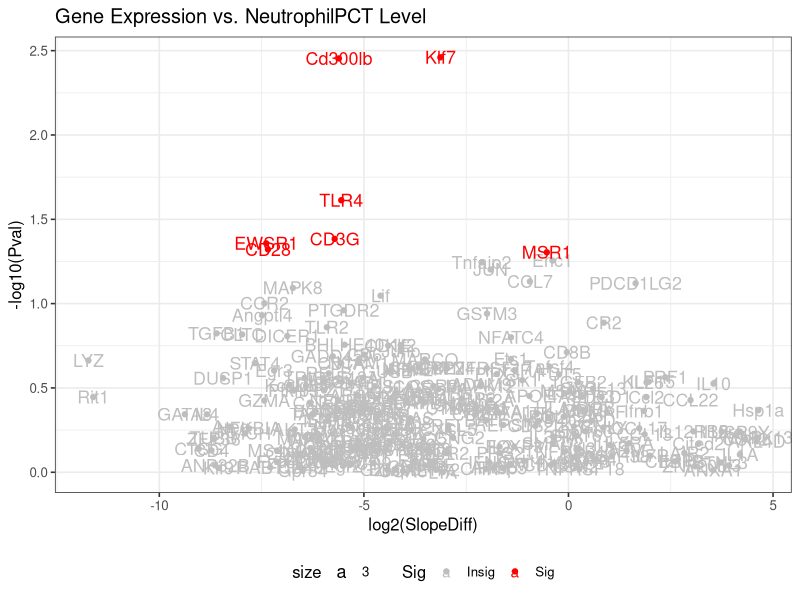

The R script that drew this image:
## Project submitted by Titina Sirak
## Neutrophil Parameter


## Set working directory to source file location


## Read in the table of fold changes
FCdata <- read.csv("../data/FCNeutrophil.csv", row.names = 1, header = FALSE)

## Read in the table of expression data
IBS <- read.csv("../data/GXdata.csv", header = TRUE)

## Access only the columns with RNA Expression (subsetting)
names(IBS)[28:277]

## Make a list of anova(lm()) results for neutrophil
storage <- list()

for(i in names(IBS)[28:277]){
  storage[[i]]  <- anova(lm(get(i) ~ NeutrophilPCT, IBS))
}

## Extract the NeutrophilPCT p-values into a new list
pVals <- list()

for(i in names(storage)){
  pVals[[i]] <- -(log10(storage[[i]]$'Pr(>F)'))
}

## Convert the pValues list into a data frame. 
DFpvalues <- data.frame(matrix(unlist(pVals), nrow=length(pVals), byrow=T))

## Combine the results dataframes and write column labels: NeutrophilPCT 
VolcanoPlotData <- cbind(FCdata, DFpvalues)
names(VolcanoPlotData)[1] <- paste("log2(SlopeDiff)")
names(VolcanoPlotData)[2] <- paste("-log10(Pval)")

## Add a column to evaluate significance
VolcanoPlotData$Sig <- ifelse(VolcanoPlotData$`-log10(Pval)` > 1.3, "Sig", "Insig");
  
## Install necessary packages
install.packages("ggplot2")
library(ggplot2)
# library(ggrepel)

##  Output the result of the NeutrophilPCT volcano plot into Fig_Output folder
png("../fig_output/NeutrophilPCTplot.png")
NeutrophilPCTplot <- ggplot(VolcanoPlotData, aes(x = `log2(SlopeDiff)`, y = `-log10(Pval)`, label=rownames(VolcanoPlotData), color=Sig)) +
  geom_point(aes(color = Sig)) +
  scale_color_manual(values = c("grey", "red")) +
  theme_bw(base_size = 12) + theme(legend.position = "bottom") +
  geom_text(aes(x = `log2(SlopeDiff)`,y = `-log10(Pval)`, fontface = 1, size=3,  label=row.names(VolcanoPlotData)))
  

print(NeutrophilPCTplot + ggtitle("Gene Expression vs. NeutrophilPCT Level"))
dev.off()



